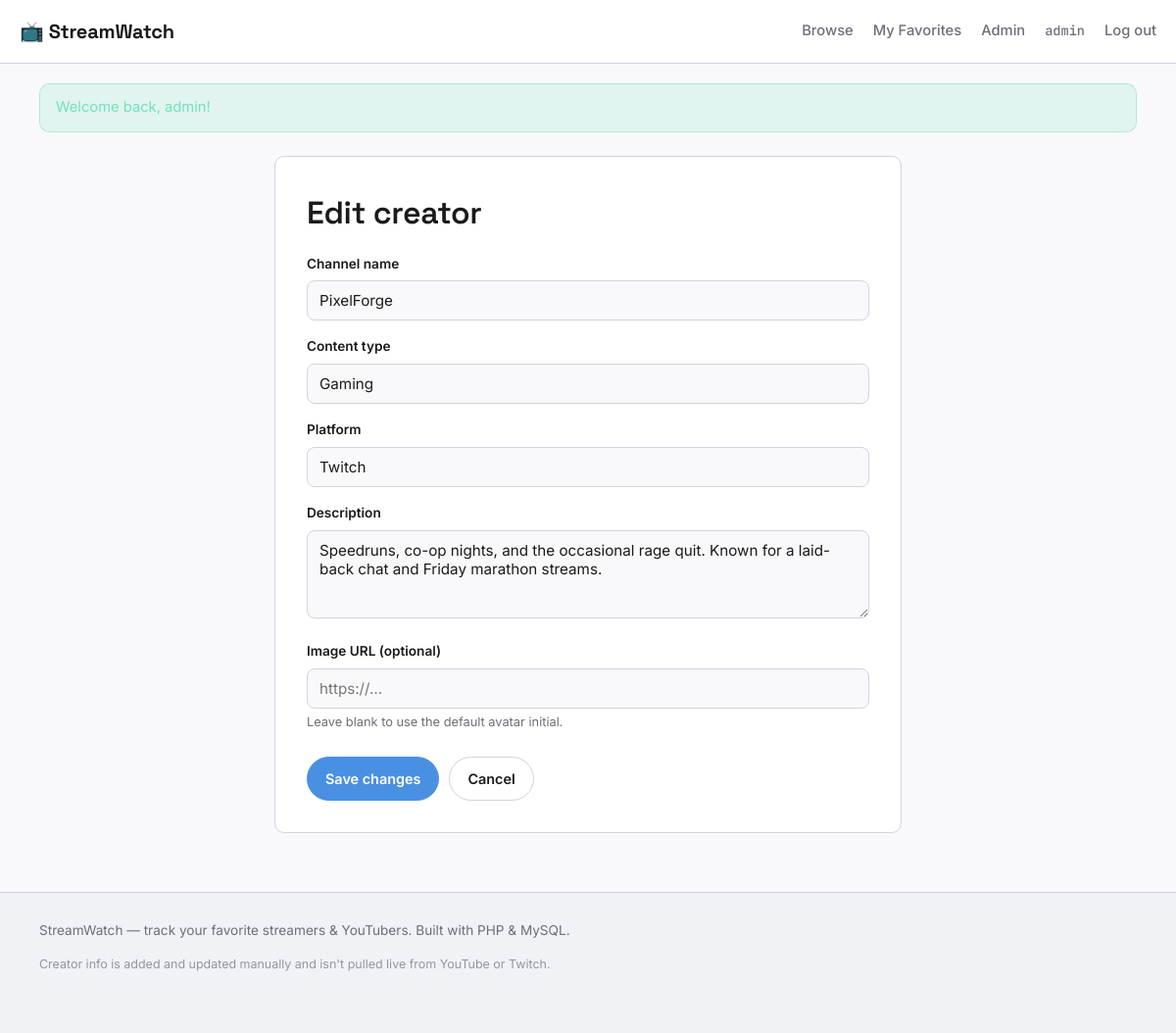
Screenshot of /admin/creator_form.php?id=1 (signed in) with the database file from the repository.
### tables this page shows
CREATE TABLE IF NOT EXISTS creators (
    id           INT AUTO_INCREMENT PRIMARY KEY,
    name         VARCHAR(100) NOT NULL,
    content_type VARCHAR(50)  NOT NULL,    
    platform     VARCHAR(50)  DEFAULT NULL,  
    description  TEXT,
    image_url    VARCHAR(255) DEFAULT NULL,
    created_at   TIMESTAMP    NOT NULL DEFAULT CURRENT_TIMESTAMP
);

### includes/auth.php (called while the page is built, shortened)
<?php
function h(?string $value): string
{
    return htmlspecialchars($value ?? '', ENT_QUOTES, 'UTF-8');
}

### admin/creator_form.php (the view, shortened to what this page needs)
<?php
require_once __DIR__ . '/../includes/header.php';
$editing = false;
$creator = ['name' => '', 'content_type' => '', 'platform' => '', 'description' => '', 'image_url' => ''];
$id = (int)($_GET['id'] ?? $_POST['id'] ?? 0);
if ($id) {
    $stmt = $pdo->prepare("SELECT * FROM creators WHERE id = :id");
    $stmt->execute([':id' => $id]);
    $found = $stmt->fetch();
    if ($found) {
        $creator = $found;
        $editing = true;
    }
}
?>
<div class="form-wide">
    <h1><?= $editing ? 'Edit creator' : 'Add a creator' ?></h1>
    <form method="post" action="creator_form.php">
        <label for="name">Channel name</label>
        <input type="text" id="name" name="name" value="<?= h($creator['name']) ?>" required>
        <label for="content_type">Content type</label>
        <input type="text" id="content_type" name="content_type" value="<?= h($creator['content_type']) ?>" placeholder="Gaming, Vlogs, Music, Education…" required>
        <label for="platform">Platform</label>
        <input type="text" id="platform" name="platform" value="<?= h($creator['platform']) ?>" placeholder="YouTube, Twitch, Both…">
        <label for="description">Description</label>
        <textarea id="description" name="description" placeholder="What kind of content do they make?"><?= h($creator['description']) ?></textarea>
        <label for="image_url">Image URL (optional)</label>
        <input type="url" id="image_url" name="image_url" value="<?= h($creator['image_url']) ?>" placeholder="https://…">
        <div class="field-hint">Leave blank to use the default avatar initial.</div>
        <div class="form-actions" style="display:flex; gap:10px;">
            <button type="submit" class="btn btn-primary"><?= $editing ? 'Save changes' : 'Add creator' ?></button>
            <a href="index.php" class="btn">Cancel</a>
        </div>
    </form>
</div>
<?php require_once __DIR__ . '/../includes/footer.php'; ?>

### assets/css/style.css (style rules this page uses)
:root { --bg: #f9f9fb; --bg-raised: #ffffff; --surface: #f0f2f6; --surface-solid: #ffffff; --border: #d0d4e0; --text: #1a1a1a; --text-muted: #6b6f7a; --accent: #4a90e2; --accent-soft: #4a90e226; --amber: #f5a623; --amber-soft: #f5a62326; --danger: #e94e77; --radius: 10px; --font-display: 'Space Grotesk', sans-serif; --font-body: 'Inter', sans-serif; --font-mono: 'JetBrains Mono', monospace; }
* { box-sizing: border-box; }
html { scroll-behavior: smooth; }
body { margin: 0; background: var(--bg); color: var(--text); font-family: var(--font-body); line-height: 1.6; }
a { color: inherit; text-decoration: none; }
h1, h2, h3, h4 { font-family: var(--font-display); font-weight: 600; letter-spacing: -0.01em; margin: 0 0 0.5em; }
.btn { display: inline-flex; align-items: center; justify-content: center; gap: 6px; padding: 10px 18px; border-radius: 100px; border: 1px solid var(--border); background: var(--bg-raised); color: var(--text); font-family: var(--font-body); font-weight: 600; font-size: 0.9rem; cursor: pointer; transition: all 0.15s; }
.btn-primary { background: var(--accent); border-color: var(--accent); color: #fff; }
.form-wide { max-width: 640px; margin: 24px auto; background: var(--surface-solid); border: 1px solid var(--border); border-radius: var(--radius); padding: 32px; }
label { display: block; font-size: 0.85rem; font-weight: 600; margin-bottom: 6px; margin-top: 16px; }
input[type=text], input[type=email], input[type=password], input[type=url], select, textarea { width: 100%; padding: 10px 12px; border-radius: 8px; border: 1px solid var(--border); background: var(--bg); color: var(--text); font-family: var(--font-body); font-size: 0.95rem; }
textarea { resize: vertical; min-height: 90px; }
.form-actions { margin-top: 24px; }
.field-hint { font-size: 0.8rem; color: var(--text-muted); margin-top: 4px; }

### rows the page displays
creators: name "PixelForge", content_type "Gaming", platform "Twitch", description "Speedruns, co-op nights, and the occasional rage quit. Known for a laid-back chat and Friday marathon streams."

### other values shown
$_SESSION['username'] "admin"
$flash['message'] "Welcome back, admin!"
